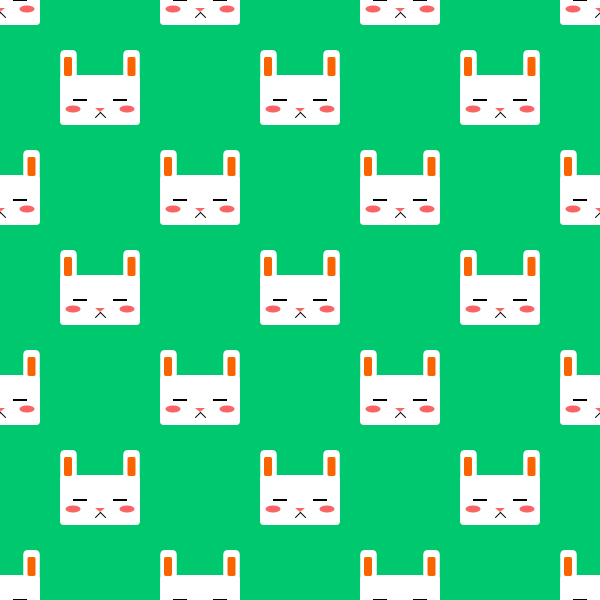
Frame 1 (no input)
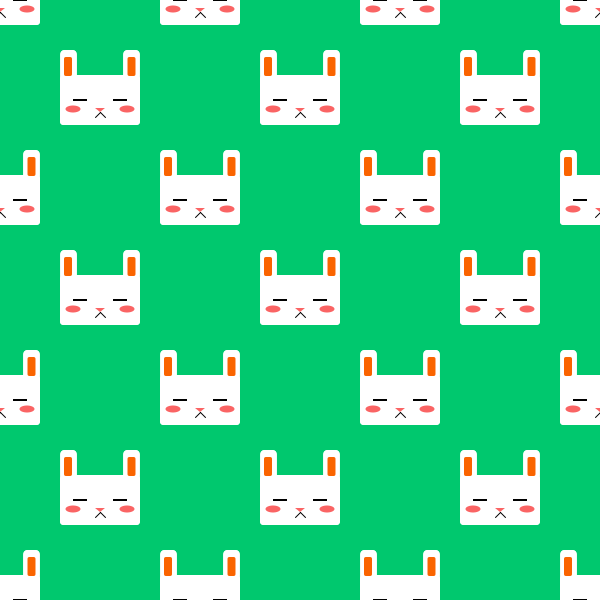
Frame 2 (the mouse pressed at the canvas centre, redrawn once)

The Processing sketch that drew these frames (run headless with seeded random() and noise(); the mouse was pressed at the canvas centre and the sketch redrawn once):

// Processing sketch: processing_186488
// ── processing_186488.pde

/*------------------------------------
 The Bun Function (with nested for loops)
 Created on 18 February 2015
 by Catherine Lee
 ------------------------------------*/
int a, b, c, d;

void setup () {
  size(600, 600);
  //background(0, 240, 255); //blue background
  background(0, 200, 110); //green background
  rectMode(CENTER);
  noLoop();
  smooth();
}
void draw() {
  for (a=0; a<800; a=a+200) {        //draws rows with 4 buns 
    for (b=0; b<800; b=b+200) {
      bun(a, b);
    }
  }
  translate(100,100);
  for (c=0; c<600; c=c+200) {        //draws rows with 3 buns
    for (d=0; d<600; d=d+200)
      bun(c, d);
  }
}


void bun(int x, int y) {
  noStroke(); 
  fill(255);
  rect(x, y, 80, 50, 4); //head
  rect(x-31.5, y-35, 16.5, 30, 5); //left ear
  rect(x+31.5, y-35, 16.5, 30, 5); //right ear
  fill(0);
  rect(x-20, y, 14, 2); //left eye
  fill(0);
  rect(x+20, y, 14, 2); //right eye

  fill(250, 100, 0);
  rect(x-32, y-33.5, 8, 19, 2); //left ear orange
  fill(250, 100, 0);  
  rect(x+31.5, y-33.5, 8, 19, 2); //right ear orange

  stroke(1.5);
  line(x-5, y+17, x, y+12); //left side of mouth
  line(x, y+12, x+5, y+17); //right side of mouth

  fill(250, 100, 100);
  noStroke();
  ellipse(x-27, y+9, 15, 7);   //cheek blush left
  fill(250, 100, 100);
  ellipse(x+27, y+9, 15, 7);   //cheek blush right
  fill(250, 100, 100);
  triangle(x-5, y+8, x, y+12, x+5, y+8); //nose
}
